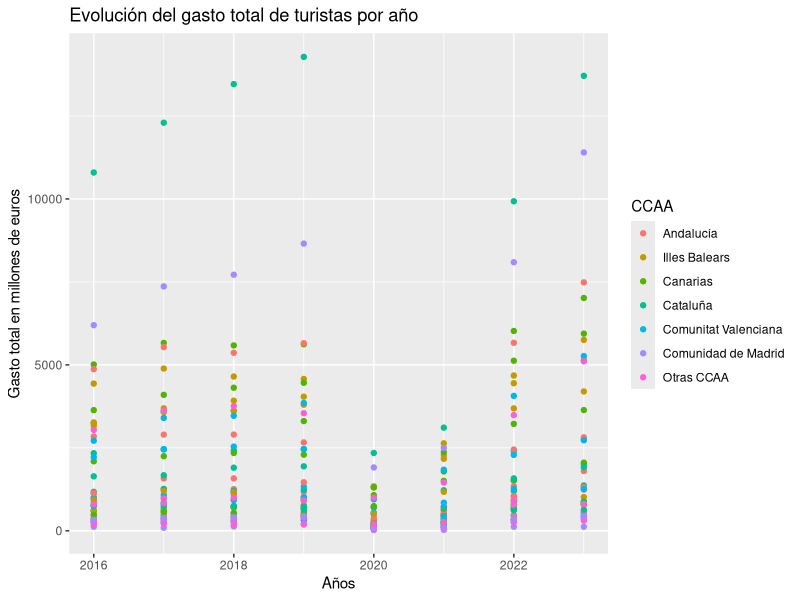
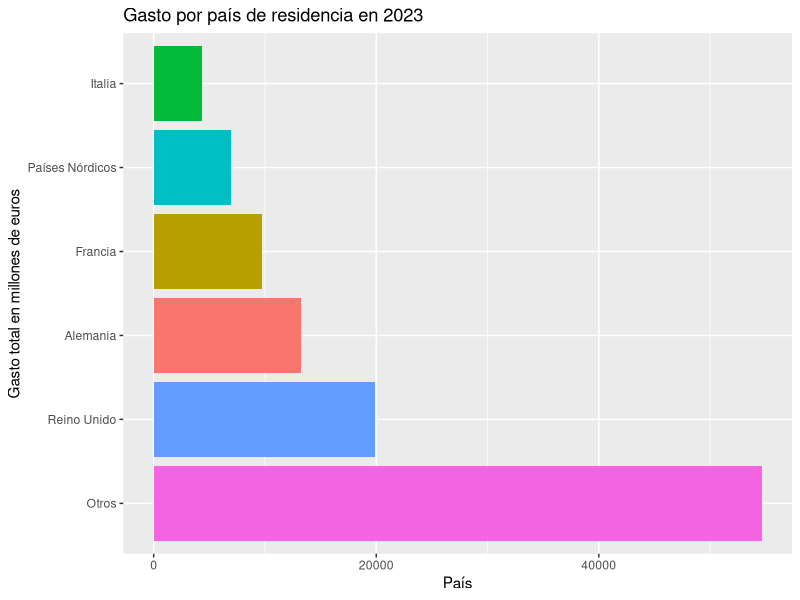
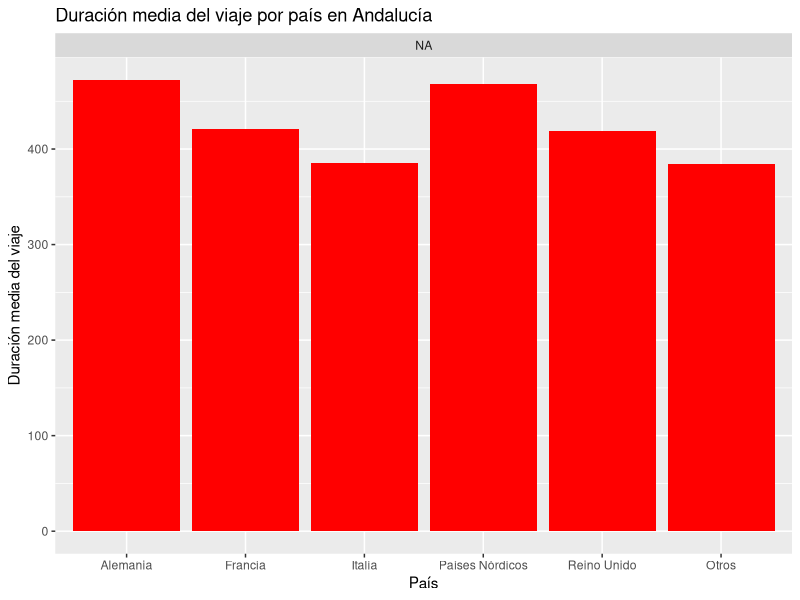
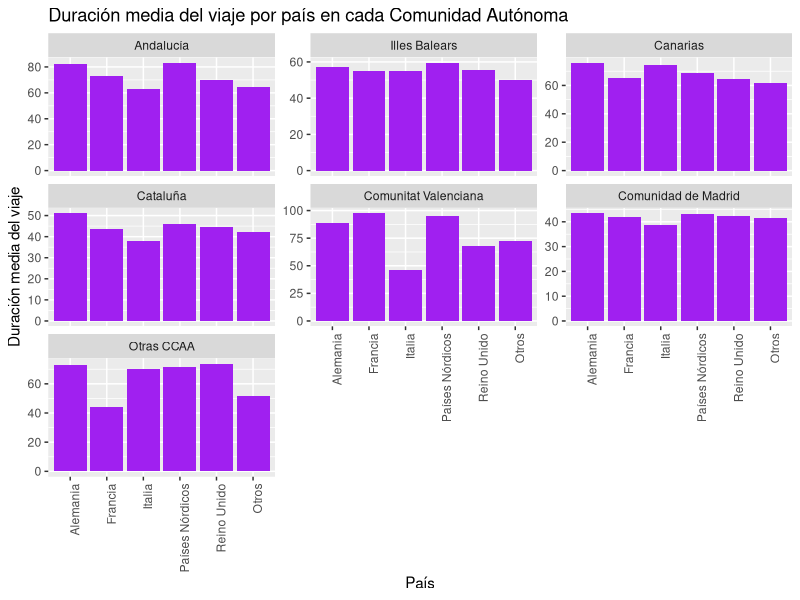

The R source for these figures, in order:
## ---- chunk 1
# Setup Chunk
library(here)  
library(knitr)

knitr::opts_chunk$set(echo = TRUE)
knitr::opts_knit$set(root.dir = here::here()) # Setwd() a la carpeta del 
#proyecto ProyectoAED2024 debido a que por defecto el Rmd trabaja en el working 
#directory de la carpeta ProyectoAED2024_Rmd
#knitr::opts_chunk$set(size = "footnotesize") # use smaller font in the chunks
knitr::opts_chunk$set(tidy.opts = list(width.cutoff = 60), tidy = TRUE)

## ---- chunk 2
rm(list=ls())  # Borrado de todas las variables
## ---- chunk 3
library(readr)  # Librería para importación de datos
library(dplyr) # Librería para arreglo de datos
library(tidyr) # Librería para arreglo de datos
library(ggplot2) # Librería para gráficas
## ---- chunk 4
gastos<- read_delim("data/Gasto_turistas_internacionales_segun_comunidad_paisresidencia.csv",  delim = ";", escape_double = FALSE, trim_ws = TRUE)

## ---- chunk 5
tipos_datos <- unique(gastos$`Gastos y duración media de los viajes`)
tipos_datos # Vemos cuantas variables tenemos que transformar a columnas
## ---- chunk 6
gastos1 <- subset(gastos,gastos$`Gastos y duración media de los viajes`== tipos_datos[1])
colnames(gastos1)[colnames(gastos1)=="Total"]<- "Gasto_total"
gastos1<- subset(gastos1, select = -`Gastos y duración media de los viajes`)
## ---- chunk 7
gastos2 <- subset(gastos,gastos$`Gastos y duración media de los viajes`== tipos_datos[2])
colnames(gastos2)[colnames(gastos2)=="Total"]<- "Gasto_medio_persona"
gastos2<- subset(gastos2, select = -`Gastos y duración media de los viajes`)
## ---- chunk 8
gastos3 <- subset(gastos,gastos$`Gastos y duración media de los viajes`== tipos_datos[3])
colnames(gastos3)[colnames(gastos3)=="Total"]<- "Gasto_medio_diario_persona"
gastos3<- subset(gastos3, select = -`Gastos y duración media de los viajes`)
## ---- chunk 9
gastos4 <- subset(gastos,gastos$`Gastos y duración media de los viajes`== tipos_datos[4])
colnames(gastos4)[colnames(gastos4)=="Total"]<- "Duracion_media"
gastos4<- subset(gastos4, select = -`Gastos y duración media de los viajes`)
## ---- chunk 10

# Compruebo que en todas las columnas salvo la última todos las filas son iguales para poder hacer merge de los dos datasets correctamente
any(gastos1[1:length(nrow(gastos1)-1)] !=gastos2[1:length(nrow(gastos2)-1)])
any(gastos3[1:length(nrow(gastos1)-1)] !=gastos4[1:length(nrow(gastos2)-1)])

## ---- chunk 11
# Uno los dos datasets en un único dataset con el que trabajar

gastos12 <- merge(gastos1,gastos2, by = c(colnames(gastos1[1:length(gastos1)-1])))
gastos34 <- merge(gastos3,gastos4, by = c(colnames(gastos3[1:length(gastos3)-1])))
## ---- chunk 12
# Compruebo que en todas las columnas salvo la última todos las filas son iguales para poder hacer merge de los dos datasets correctamente
any(gastos12[1:length(nrow(gastos12)-2)] !=gastos34[1:length(nrow(gastos34)-2)])


# Uno los dos datasets
datos <- merge(gastos12,gastos34, by = c(colnames(gastos12[1:4])))
## ---- chunk 13
unique(datos$`Tipo de dato`)

# Nos quedamos únicamente con los datos base, quitando las tasas de variación
datos <- subset(datos, datos$`Tipo de dato`== unique(datos$`Tipo de dato`)[1])
# Quito la columna irrelevante
datos <- subset(datos, select = -`Tipo de dato`)
## ---- chunk 14
rm(gastos,gastos1, gastos2, gastos3,gastos34,gastos4,gastos12) # Eliminamos
# algunos variables auxiliares innecesarias a posteriori
## ---- chunk 15
# lapply(datos,class)
## ---- chunk 16
# Quitar punto de miles
datos[, 4:ncol(datos)] <- lapply(datos[, 4:ncol(datos)], function(x) gsub("\\.", "", x))
# Sustituir coma decimal por punto decimal
datos[, 4:ncol(datos)] <- lapply(datos[, 4:ncol(datos)], function(x) gsub(",", ".", x))
# Transformar a numerico
datos[, 4:ncol(datos)] <- lapply(datos[, 4:ncol(datos)], function(x) as.numeric(x))
# Comprobamos la clase
# lapply(datos,class)
## ---- chunk 17
any(is.na(datos))
## ---- chunk 18
# unique(datos$`País de residencia`)
# Transformacion a factor de paises de residencia
datos$`País de residencia` <- as.factor(datos$`País de residencia`)
## ---- chunk 19
# Quitar filas de total de columna comunidades autonomas
datos <- subset(datos,datos$`Total Nacional y CCAA` != "Total")
## ---- chunk 20
# Transformacion a factor de nombres de comunidades
#unique(datos$`Total Nacional y CCAA`)
datos$`Total Nacional y CCAA`<- as.factor(datos$`Total Nacional y CCAA`)
# Cambiamos de nombre los niveles del factor
levels(datos$`Total Nacional y CCAA`) <- c("Andalucía", "Illes Balears","Canarias", "Cataluña","Comunitat Valenciana", "Comunidad de Madrid", "Otras CCAA")


## ---- chunk 21
#colnames(datos)
nombres_columnas <- c("Pais", "CCAA", "Periodo", colnames(datos)[4:7])
colnames(datos)<- nombres_columnas
colnames(datos)
## ---- chunk 22
# Cambiar el nombre de las filas
paises <- levels(datos$Pais)
paises[paises=="Total"] <- "Otros"
levels(datos$Pais) <- paises

## ---- chunk 23
comunidades <- levels(datos$CCAA)
anos <- unique(datos$Periodo)
for (i in comunidades){
  for (j in anos){
  aux <- datos[datos$CCAA==i & datos$Periodo == j, "Gasto_total"]
datos[datos$CCAA==i & datos$Periodo == j & datos$Pais == "Otros", "Gasto_total"]<- aux[length(aux)] - sum(aux[1:length(aux)-1])  
  }
}

## ---- chunk 24
# Duracion media
for (i in comunidades){
  for (j in anos){
  aux <- datos[datos$CCAA==i & datos$Periodo == j, "Duracion_media"]
datos[datos$CCAA==i & datos$Periodo == j & datos$Pais == "Otros", "Duracion_media"]<- (aux[length(aux)]- (5/194)*sum(aux[1:length(aux)-1]))*194/(194-5)
  }
}

## ---- chunk 25
# Gasto_medio_persona
for (i in comunidades){
  for (j in anos){
  aux <- datos[datos$CCAA==i & datos$Periodo == j, "Gasto_medio_persona"]
datos[datos$CCAA==i & datos$Periodo == j & datos$Pais == "Otros", "Gasto_medio_persona"]<- (aux[length(aux)]- (5/194)*sum(aux[1:length(aux)-1]))*194/(194-5)
  }
}

## ---- chunk 26
# Gasto_medio_diario_persona
for (i in comunidades){
  for (j in anos){
  aux <- datos[datos$CCAA==i & datos$Periodo == j, "Gasto_medio_diario_persona"]
datos[datos$CCAA==i & datos$Periodo == j & datos$Pais == "Otros", "Gasto_medio_diario_persona"]<- (aux[length(aux)]- (5/194)*sum(aux[1:length(aux)-1]))*194/(194-5)
  }
}

rm(i,j,anos,comunidades, paises, aux) # Borrar variables auxiliares
## ---- chunk 27
summary(datos)
## ---- chunk 28
# Visualización de los datos e interpretación de los posibles patrones

# Visualización previa para tener una idea de ciertas variables de los datos
ggplot(datos, aes(x = Periodo, y = Gasto_total, color = CCAA, group = 1)) +
  geom_point() +
  labs(title = "Evolución del gasto total de turistas por año", x  = "Años", y = "Gasto total en millones de euros")

# Nos centramos en un año en concreto y visualizamos el gasto total por país en ese año
ggplot(datos[datos$Periodo == 2023, ], aes(x = reorder(Pais, -Gasto_total), y = Gasto_total)) +
  geom_bar(stat = "identity", aes(fill = Pais)) +
  coord_flip() +
  labs(title = "Gasto por país de residencia en 2023", x = "Gasto total en millones de euros", y = "País") +  
  theme(legend.position = "none")

# Para analizar únicamente una variable por país en una sola Comunidad Autónoma.
ggplot(datos, aes(x = Pais, y = Duracion_media)) + 
  geom_bar(stat = "identity", fill = "red") +
  facet_grid(.~CCAA["i"],scales = "free") +
  labs(title = "Duración media del viaje por país en Andalucía", x = "País", y = "Duración media del viaje")
## ---- chunk 29
# Para todas las Comunidades Autónomas por separado
ggplot(datos, aes(x = Pais, y = Duracion_media)) + 
  geom_bar(stat = "identity", fill = "purple") +
  facet_wrap(~ CCAA, scales = "free_y") +  
  labs(title = "Duración media del viaje por país en cada Comunidad Autónoma", 
       x = "País", 
       y = "Duración media del viaje") +
  theme(axis.text.x = element_text(angle = 90, hjust = 1))


